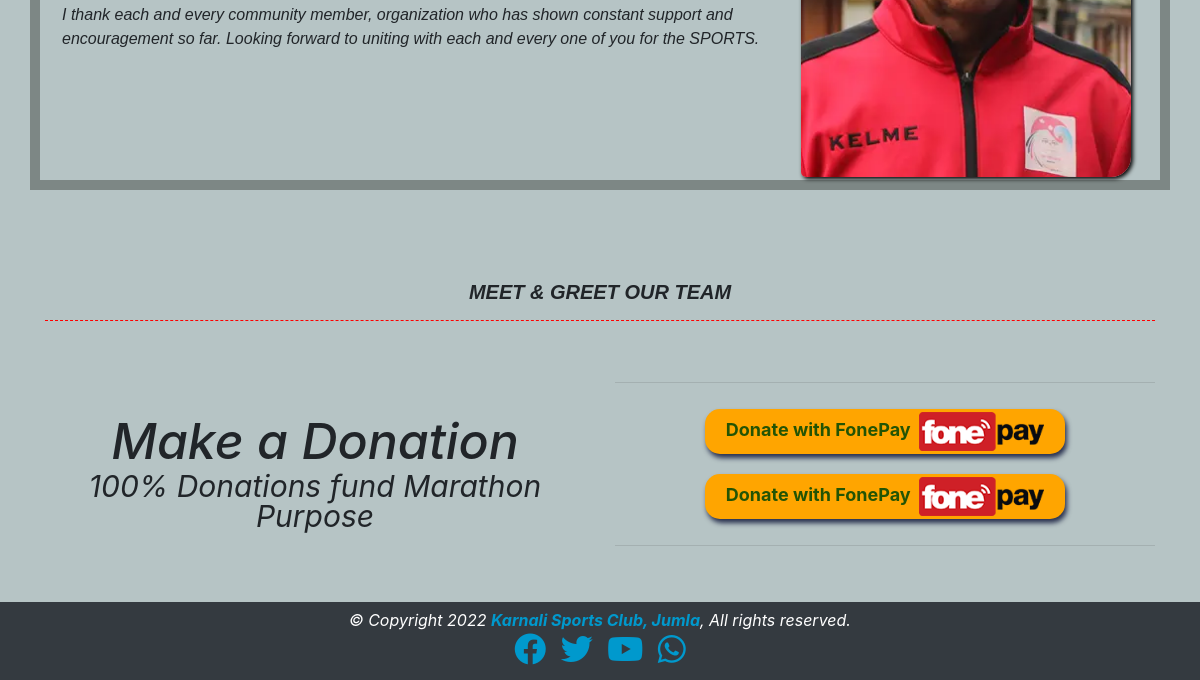
/ksc/about/ (lower part), run on an earlier commit of the app's database.
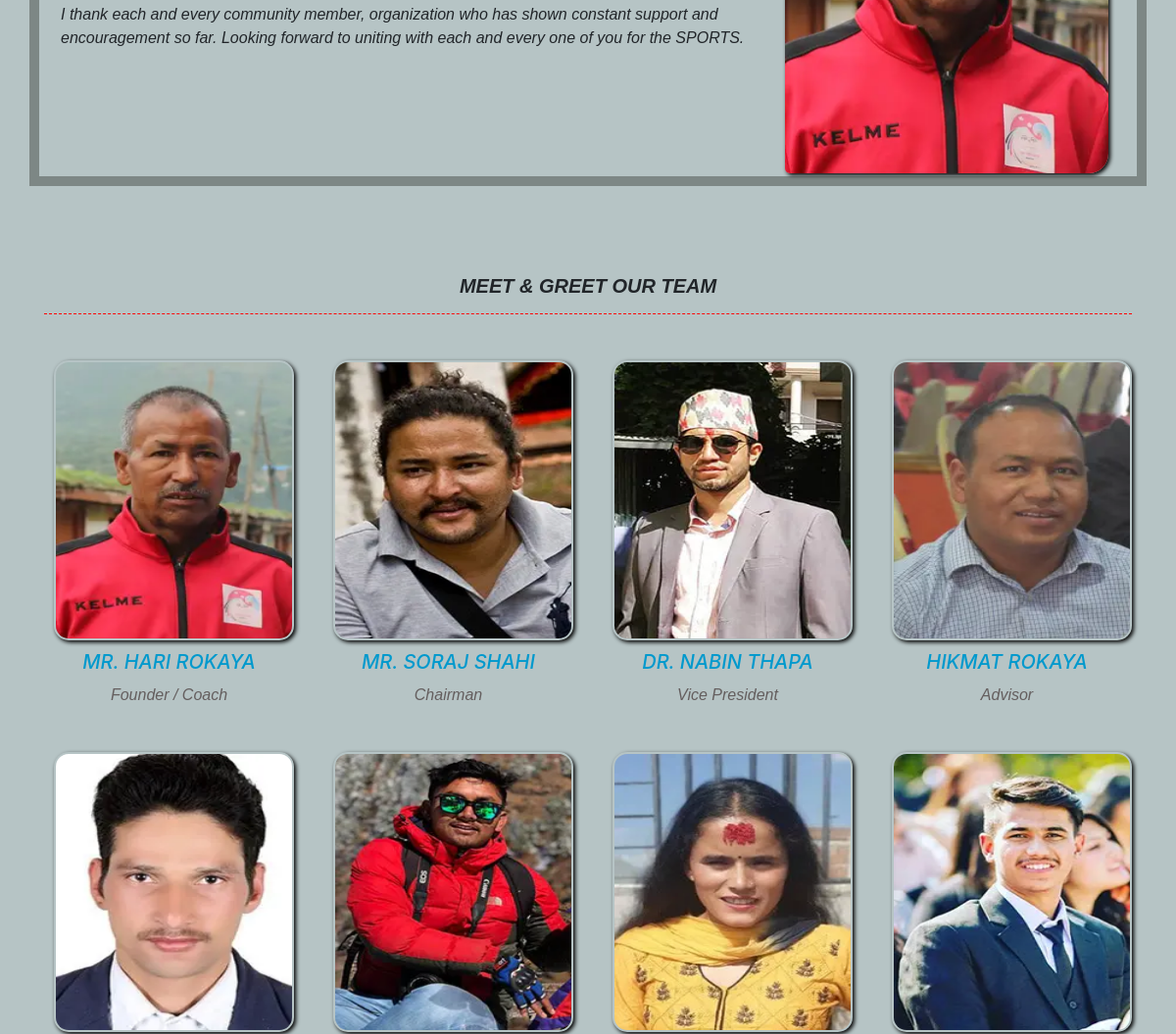
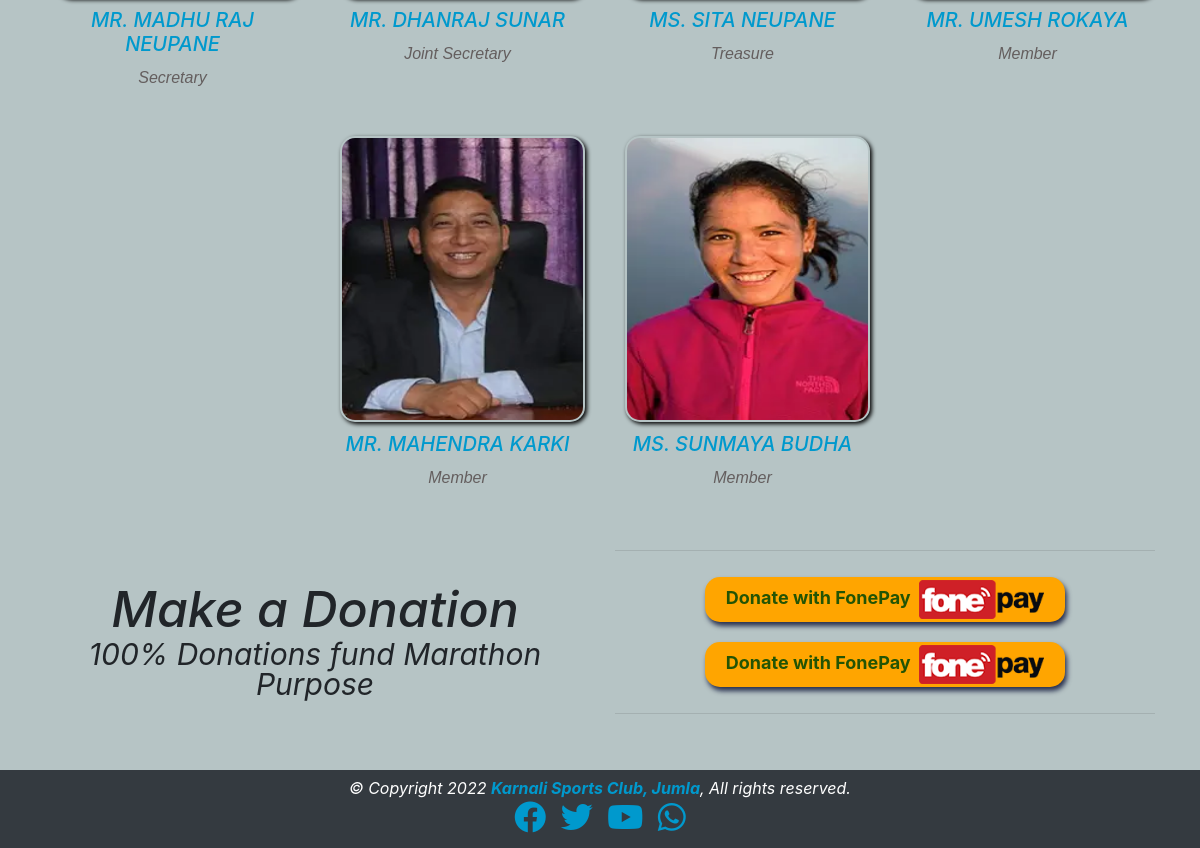
And on a later commit of the database (2 pictures, top to bottom).
### ksc/models.py (models this page shows, shortened)
class Member(models.Model):
    memberId=models.AutoField
    memberName = models.CharField(max_length=50, default="")
    memberPosition=models.CharField(max_length=50, default="")
    memberImg = models.ImageField(upload_to="ksc/images", default="")

### ksc/views.py (the view)
# urls.py: path('about/', views.about, name='About us'),
def about(request):
    mem = Member.objects.all()
    context = {
        'Member':mem
    }
    return render(request, 'ksc/about.html', context)

### ksc/templates/ksc/about.html (shortened to what this page needs)
    {% extends 'ksc/basic.html' %}
    {% load static %}
    {% block body %}
    <div class="container">
  <div class="row" style="border: 10px solid #7d8785; padding: 3px;">
    <div class="col-sm-8">
     <h1>HELLO FROM THE TOP OF THE WORLD</h1><br/><br/>
        <br/>
     <p>I welcome you all to join Karnali Sports Club for training in high altitude sports.<br/><br/>
        I thank each and every community member, organization who has shown constant support and encouragement so far. Looking forward to uniting with each and every one of you for the SPORTS.
      </p>
    </div>
    <div class="col-sm-4">
      <img src="{% static 'ksc/hari.webp' %}" alt="KarnaliSportsClub-FonePay" style="width:330px; height:415px; border-radius: 20px 5px 20px 5px; box-shadow: 2px 2px 4px #000000;" >
    </div>
  </div>
<h2 style="margin:90px 0px 0px 0px;"><center>MEET & GREET OUR TEAM</center></h2><hr style=" border-top: 1px dashed red;"/>
<h1 style="font-family: 'Poppins', sans-serif !important; font-weight: bold; margin:1px 1px; padding:2px; " ></h1>
<div class="row">
    {% for res in Member|slice:":8" %}
    <div class="col-sm-3 my-3">
      <img src="/media/{{res.memberImg}}" alt="" title="" style="width:245px; height:286px; box-shadow: 2px 2px 4px #000000; border-radius: 15px ; margin:10px; padding:2px;">
      <center><h5>{{res.memberName}} <br/> </h5>
      <p style="color : #645e5e;"> {{res.memberPosition}}</p> </center>
    </div>
    {% endfor %}
</div>
<div class="row justify-content-md-center">
  {% for res in Member|slice:"8:" %}
  <div class="col-sm-3 my-3">
      <img src="/media/{{res.memberImg}}" alt="" title="" style="width:245px; height:286px; box-shadow: 2px 2px 4px #000000; border-radius: 15px ; margin:10px; padding:2px;">
      <center><h5>{{res.memberName}} <br/> </h5>
      <p style="color : #645e5e;"> {{res.memberPosition}}</p> </center>
  </div>
  {% endfor %}
</div>
<div class="row my-4" >
  <div class="col-sm-6" style="margin-top: 0; margin-bottom: 0; font-style: italic; text-align: center; line-height: 1;">
    <h1 style="font-size: 50px; margin: 45px 0px 0px 0px;"> Make a Donation </h1>
    <span style="font-size: 30px;"> 100% Donations fund Marathon Purpose </span>
  </div>
  <div class="col-sm-6">
    <hr/>
    <button class="btn1 default" type="Submit" onclick="window.location.href = '#';" onmouseout="this.style.color='#235404' " onmouseover="this.style.color='red' " style="background: orange; border-width: 0px; border-radius: 15px; box-shadow: rgba(3, 9, 47, 0.79) 2px 4px 5px; box-sizing: border-box; font-size: 18px; height: 45px; width: 360px; color: rgb(35, 84, 4);">Donate with FonePay&nbsp;&nbsp;<img src="{% static 'ksc/fonepay-logo.webp' %}" style="height: 35; width: 125px;"></button>
    <button class="btn1 default" type="Submit" onclick="window.location.href = '#';" onmouseout="this.style.color='#235404' " onmouseover="this.style.color='red' " style="background: orange; border-width: 0px; border-radius: 15px; box-shadow: rgba(3, 9, 47, 0.79) 2px 4px 5px; box-sizing: border-box; font-size: 18px; height: 45px; width: 360px; color: rgb(35, 84, 4);">Donate with FonePay&nbsp;&nbsp;<img src="{% static 'ksc/fonepay-logo.webp' %}" style="height: 35; width: 125px;"></button>
  <hr/>
  </div>
</div>
</div>
  {% endblock%}

### ksc/templates/ksc/basic.html (shortened to what this page needs)
<!doctype html>
<html lang="en">
  <head>
    <link rel="stylesheet" href="https://stackpath.bootstrapcdn.com/bootstrap/4.2.1/css/bootstrap.min.css">
    <link rel="stylesheet" href="https://cdnjs.cloudflare.com/ajax/libs/font-awesome/6.1.1/css/all.min.css" />
    <link rel="stylesheet" href="https://cdnjs.cloudflare.com/ajax/libs/animate.css/4.1.1/animate.min.css" />
  </head>
  <body>
    {% load static %}
  {% block body %} {% endblock %}
    <br/>
    <footer class="footer" style="background-color:#343a40; color:#fff; marginF:2px; padding:10px;">
      <center>
      <span>© Copyright 2022 <a href="#"><b><i>Karnali Sports Club, Jumla</b></i></a>, All rights reserved. </span><br/>
      <span><a href="https://www.facebook.com/KarnaliAdventureSports" ><i class="fa-brands fa-facebook fa-2x" style="margin:5px;"></i></a>
      <a href="" ><i class="fa-brands fa-twitter fa-2x" style="margin:5px;"></i></a>
      <a href="https://www.youtube.com/channel/UC6v9RkXnv0I-ckHwWrQrIqw" ><i class="fa-brands fa-youtube fa-2x" style="margin:5px;"></i></a>
      <a href="" ><i class="fa-brands fa-whatsapp fa-2x" style="margin:5px;"></i></a> </span>
      </center>
    </footer>
  </body>
</html>

What changed in the data, as far as the page shows it:
added Member: memberImg (picture), memberName "MR. HARI ROKAYA", memberPosition "Founder / Coach", shown under "MEET & GREET OUR TEAM"
added Member: memberImg (picture), memberName "MR. SORAJ SHAHI", memberPosition "Chairman", shown under "MEET & GREET OUR TEAM"
added Member: memberImg (picture), memberName "DR. NABIN THAPA", memberPosition "Vice President", shown under "MEET & GREET OUR TEAM"
added Member: memberImg (picture), memberName "HIKMAT ROKAYA", memberPosition "Advisor", shown under "MEET & GREET OUR TEAM"
added Member: memberImg (picture), memberName "MR. MADHU RAJ NEUPANE", memberPosition "Secretary", shown under "MEET & GREET OUR TEAM"
added Member: memberImg (picture), memberName "MR. DHANRAJ SUNAR", memberPosition "Joint Secretary", shown under "MEET & GREET OUR TEAM"
added Member: memberImg (picture), memberName "MS. SITA NEUPANE", memberPosition "Treasure", shown under "MEET & GREET OUR TEAM"
added Member: memberImg (picture), memberName "MR. UMESH ROKAYA", memberPosition "Member", shown under "MEET & GREET OUR TEAM"
added Member: memberImg (picture), memberName "MR. MAHENDRA KARKI", memberPosition "Member"
added Member: memberImg (picture), memberName "MS. SUNMAYA BUDHA", memberPosition "Member"
